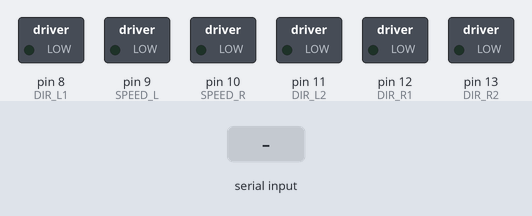
Bench run of a sketch on a simulated Arduino Uno, built with avr-gcc and run on an emulated ATmega328P. On the bench: switched loads named in the sketch (green lamp = pin HIGH). The test bench sets the inputs (shaded band).

Above: at 1.2 s.
1.3 s: byte 83 (STOP) received over Serial
At 1.6 s:
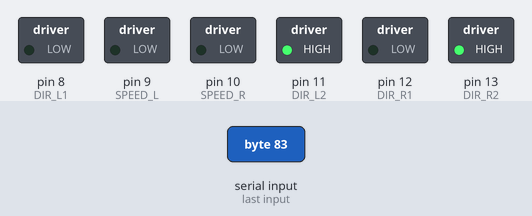
2.8 s: byte 70 (FORWARD) received over Serial
At 4.0 s:
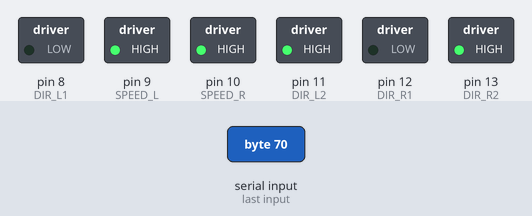
4.3 s: byte 66 (BACK) received over Serial
At 5.1 s:
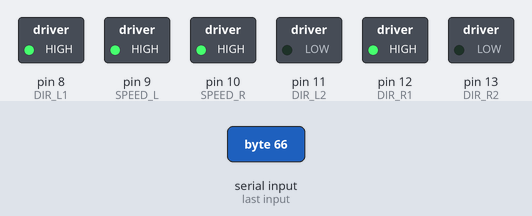
5.8 s: byte 76 (LEFT) received over Serial
At 6.3 s:
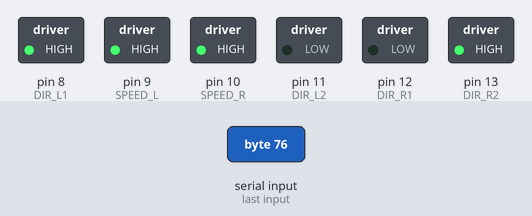
7.3 s: byte 82 (RIGHT) received over Serial
At 8.6 s:
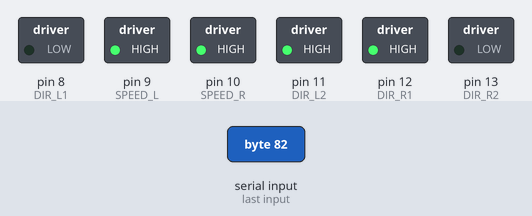
Timing chart, 0 to 9.8 s (numbered marks = the images above; inputs shaded):
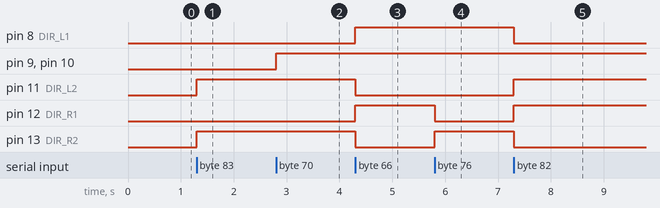

The sketch:

L298N_Bluetooth.ino
```cpp
// Visual Micro is in vMicro>General>Tutorial Mode
//
/*
    Name:       L298N_Bluetooth.ino
    Created:	16/01/2019 1:59:44 CH
    Author:     KHAHUYNH\huynh
*/

//#define INVERSE_LEFT
//#define INVERSE_RIGHT

#define DIR_L1	8
#define DIR_L2	11
#define SPEED_L	9
#define DIR_R1	12
#define DIR_R2	13
#define SPEED_R	10

#define FORWARD			'F'
#define BACK			'B'
#define LEFT			'L'
#define RIGHT			'R'
#define FORWARD_LEFT	'G'
#define FORWARD_RIGHT	'I'
#define BACK_LEFT		'H'
#define STOP			'S'
#define STOP_ALL		'D'

// The setup() function runs once each time the micro-controller starts
void setup() {
	pinMode(DIR_L1, OUTPUT);
	pinMode(DIR_L2, OUTPUT);
	pinMode(SPEED_L, OUTPUT);
	pinMode(DIR_R1, OUTPUT);
	pinMode(DIR_R2, OUTPUT);
	pinMode(SPEED_R, OUTPUT);
	Serial.begin(115200);
}

void runLeftWheel(int dir, int speed) {
#ifdef INVERSE_LEFT
	dir = dir * (-1);
#endif // !INVERSE_LEFT

	if (dir == 1) {
		digitalWrite(DIR_L1, LOW);
		digitalWrite(DIR_L2, HIGH);
	}
	else if (dir == -1) {
		digitalWrite(DIR_L1, HIGH);
		digitalWrite(DIR_L2, LOW);
	}
	else if (dir == 0) {
		digitalWrite(DIR_L1, HIGH);
		digitalWrite(DIR_L2, HIGH);
	}
	analogWrite(SPEED_L, speed);
}

void runRightWheel(int dir, int speed) {
#ifdef INVERSE_RIGHT
	dir = dir * (-1);
#endif // !INVERSE_LEFT
	if (dir == 1) {
		digitalWrite(DIR_R1, LOW);
		digitalWrite(DIR_R2, HIGH);
	}
	else if (dir == -1) {
		digitalWrite(DIR_R1, HIGH);
		digitalWrite(DIR_R2, LOW);
	}
	else if (dir == 0) {
		digitalWrite(DIR_R1, HIGH);
		digitalWrite(DIR_R2, HIGH);
	}
	analogWrite(SPEED_R, speed);
}


char command = '\0';

void readSerial() {
	if (Serial.available()) {
		command = Serial.read();
	}
}

// Add the main program code into the continuous loop() function
void loop() {
	readSerial();
	switch (command)
	{
	case STOP:
		runLeftWheel(1, 0);
		runRightWheel(1, 0);
		break;
	case FORWARD:
		runLeftWheel(1, 255);
		runRightWheel(1, 255);
		break;
	case BACK:
		runLeftWheel(-1, 255);
		runRightWheel(-1, 255);
		break;
	case LEFT:
		runLeftWheel(-1, 255);
		runRightWheel(1, 255);
		break;
	case RIGHT:
		runLeftWheel(1, 255);
		runRightWheel(-1, 255);
		break;
	default:
		break;
	}
}
```

Measured:
- after the input at 1.3 s, pin 11 (DIR_L2), pin 13 (DIR_R2): LOW → HIGH at once
- after the input at 2.8 s, pin 9 (SPEED_L), pin 10 (SPEED_R): LOW → HIGH at once
- after the input at 4.3 s, pin 8 (DIR_L1), pin 12 (DIR_R1): LOW → HIGH at once; pin 11 (DIR_L2), pin 13 (DIR_R2): HIGH → LOW at once
- after the input at 5.8 s, pin 12 (DIR_R1): HIGH → LOW at once; pin 13 (DIR_R2): LOW → HIGH at once
- after the input at 7.3 s, pin 8 (DIR_L1), pin 13 (DIR_R2): HIGH → LOW at once; pin 11 (DIR_L2), pin 12 (DIR_R1): LOW → HIGH at once
